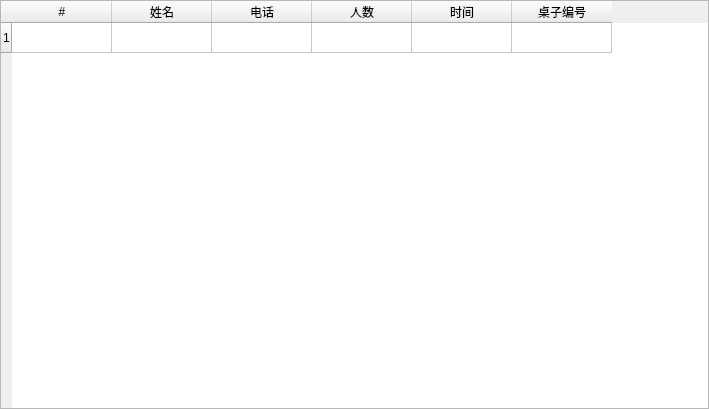
<?xml version="1.0" encoding="UTF-8"?>
<ui version="4.0">
 <class>order</class>
 <widget class="QWidget" name="order">
  <property name="geometry">
   <rect>
    <x>0</x>
    <y>0</y>
    <width>709</width>
    <height>409</height>
   </rect>
  </property>
  <property name="windowTitle">
   <string>Form</string>
  </property>
  <layout class="QGridLayout" name="gridLayout">
   <property name="leftMargin">
    <number>0</number>
   </property>
   <property name="topMargin">
    <number>0</number>
   </property>
   <property name="rightMargin">
    <number>0</number>
   </property>
   <property name="bottomMargin">
    <number>0</number>
   </property>
   <property name="spacing">
    <number>0</number>
   </property>
   <item row="0" column="0">
    <widget class="QTableWidget" name="tableWidget">
     <row>
      <property name="text">
       <string>1</string>
      </property>
     </row>
     <column>
      <property name="text">
       <string>#</string>
      </property>
     </column>
     <column>
      <property name="text">
       <string>姓名</string>
      </property>
     </column>
     <column>
      <property name="text">
       <string>电话</string>
      </property>
     </column>
     <column>
      <property name="text">
       <string>人数</string>
      </property>
     </column>
     <column>
      <property name="text">
       <string>时间</string>
      </property>
     </column>
     <column>
      <property name="text">
       <string>桌子编号</string>
      </property>
     </column>
    </widget>
   </item>
  </layout>
 </widget>
 <resources/>
 <connections/>
</ui>
